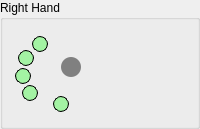
      <widget class="QGroupBox" name="group_right_hand">
       <property name="title">
        <string>Right Hand</string>
       </property>
       <layout class="QVBoxLayout" name="verticalLayout_7">
        <property name="spacing">
         <number>0</number>
        </property>
        <property name="leftMargin">
         <number>3</number>
        </property>
        <property name="topMargin">
         <number>6</number>
        </property>
        <property name="rightMargin">
         <number>3</number>
        </property>
        <property name="bottomMargin">
         <number>0</number>
        </property>
        <item>
         <widget class="QWidget" name="widget" native="true">
          <property name="minimumSize">
           <size>
            <width>80</width>
            <height>100</height>
           </size>
          </property>
          <property name="maximumSize">
           <size>
            <width>80</width>
            <height>100</height>
           </size>
          </property>
          <property name="styleSheet">
           <string notr="true">QPushButton{background-color: rgba(255, 0, 0,100); border-radius:8px; border: 1px solid black;}
QPushButton:checked{background-color: rgba(50, 255,50,100); }
QPushButton:disabled {background-color:rgba(128,128,128,50); border: 1px solid #515151;}</string>
          </property>
          <widget class="QLabel" name="mask_right_hand">
           <property name="geometry">
            <rect>
             <x>0</x>
             <y>0</y>
             <width>100</width>
             <height>100</height>
            </rect>
           </property>
           <property name="minimumSize">
            <size>
             <width>80</width>
             <height>100</height>
            </size>
           </property>
           <property name="text">
            <string/>
           </property>
           <property name="pixmap">
            <pixmap>Images/Hand_R.png</pixmap>
           </property>
          </widget>
          <widget class="QPushButton" name="mask_r_index">
           <property name="geometry">
            <rect>
             <x>16</x>
             <y>59</y>
             <width>16</width>
             <height>16</height>
            </rect>
           </property>
           <property name="minimumSize">
            <size>
             <width>16</width>
             <height>16</height>
            </size>
           </property>
           <property name="maximumSize">
            <size>
             <width>16</width>
             <height>16</height>
            </size>
           </property>
           <property name="cursor">
            <cursorShape>PointingHandCursor</cursorShape>
           </property>
           <property name="toolTip">
            <string>Right Index Finger</string>
           </property>
           <property name="styleSheet">
            <string notr="true"/>
           </property>
           <property name="text">
            <string/>
           </property>
           <property name="checkable">
            <bool>true</bool>
           </property>
           <property name="checked">
            <bool>true</bool>
           </property>
          </widget>
          <widget class="QPushButton" name="mask_r_middle">
           <property name="geometry">
            <rect>
             <x>9</x>
             <y>42</y>
             <width>16</width>
             <height>16</height>
            </rect>
           </property>
           <property name="minimumSize">
            <size>
             <width>16</width>
             <height>16</height>
            </size>
           </property>
           <property name="maximumSize">
            <size>
             <width>16</width>
             <height>16</height>
            </size>
           </property>
           <property name="cursor">
            <cursorShape>PointingHandCursor</cursorShape>
           </property>
           <property name="toolTip">
            <string>Right Middle Finger</string>
           </property>
           <property name="styleSheet">
            <string notr="true"/>
           </property>
           <property name="text">
            <string/>
           </property>
           <property name="checkable">
            <bool>true</bool>
           </property>
           <property name="checked">
            <bool>true</bool>
           </property>
          </widget>
          <widget class="QPushButton" name="mask_r_ring">
           <property name="geometry">
            <rect>
             <x>12</x>
             <y>24</y>
             <width>16</width>
             <height>16</height>
            </rect>
           </property>
           <property name="minimumSize">
            <size>
             <width>16</width>
             <height>16</height>
            </size>
           </property>
           <property name="maximumSize">
            <size>
             <width>16</width>
             <height>16</height>
            </size>
           </property>
           <property name="cursor">
            <cursorShape>PointingHandCursor</cursorShape>
           </property>
           <property name="toolTip">
            <string>Right Ring Finger</string>
           </property>
           <property name="styleSheet">
            <string notr="true"/>
           </property>
           <property name="text">
            <string/>
           </property>
           <property name="checkable">
            <bool>true</bool>
           </property>
           <property name="checked">
            <bool>true</bool>
           </property>
          </widget>
          <widget class="QPushButton" name="mask_r_pinky">
           <property name="geometry">
            <rect>
             <x>26</x>
             <y>10</y>
             <width>16</width>
             <height>16</height>
            </rect>
           </property>
           <property name="minimumSize">
            <size>
             <width>16</width>
             <height>16</height>
            </size>
           </property>
           <property name="maximumSize">
            <size>
             <width>16</width>
             <height>16</height>
            </size>
           </property>
           <property name="cursor">
            <cursorShape>PointingHandCursor</cursorShape>
           </property>
           <property name="toolTip">
            <string>Right Pinky Finger</string>
           </property>
           <property name="styleSheet">
            <string notr="true"/>
           </property>
           <property name="text">
            <string/>
           </property>
           <property name="checkable">
            <bool>true</bool>
           </property>
           <property name="checked">
            <bool>true</bool>
           </property>
          </widget>
          <widget class="QPushButton" name="mask_r_thumb">
           <property name="geometry">
            <rect>
             <x>47</x>
             <y>70</y>
             <width>16</width>
             <height>16</height>
            </rect>
           </property>
           <property name="minimumSize">
            <size>
             <width>16</width>
             <height>16</height>
            </size>
           </property>
           <property name="maximumSize">
            <size>
             <width>16</width>
             <height>16</height>
            </size>
           </property>
           <property name="cursor">
            <cursorShape>PointingHandCursor</cursorShape>
           </property>
           <property name="toolTip">
            <string>Right Thumb</string>
           </property>
           <property name="styleSheet">
            <string notr="true"/>
           </property>
           <property name="text">
            <string/>
           </property>
           <property name="checkable">
            <bool>true</bool>
           </property>
           <property name="checked">
            <bool>true</bool>
           </property>
          </widget>
          <widget class="QPushButton" name="invert_r_fingers">
           <property name="geometry">
            <rect>
             <x>55</x>
             <y>31</y>
             <width>20</width>
             <height>20</height>
            </rect>
           </property>
           <property name="minimumSize">
            <size>
             <width>20</width>
             <height>20</height>
            </size>
           </property>
           <property name="maximumSize">
            <size>
             <width>20</width>
             <height>20</height>
            </size>
           </property>
           <property name="cursor">
            <cursorShape>PointingHandCursor</cursorShape>
           </property>
           <property name="toolTip">
            <string>Invert Right Fingers Masking</string>
           </property>
           <property name="styleSheet">
            <string notr="true">QPushButton{border:none; background-color:grey; border-radius:10px; }</string>
           </property>
           <property name="text">
            <string/>
           </property>
           <property name="icon">
            <iconset>
             <normaloff>Images/Enabled/minus-solid.svg</normaloff>Images/Enabled/minus-solid.svg</iconset>
           </property>
           <property name="checkable">
            <bool>false</bool>
           </property>
           <property name="checked">
            <bool>false</bool>
           </property>
          </widget>
         </widget>
        </item>
       </layout>
      </widget>
